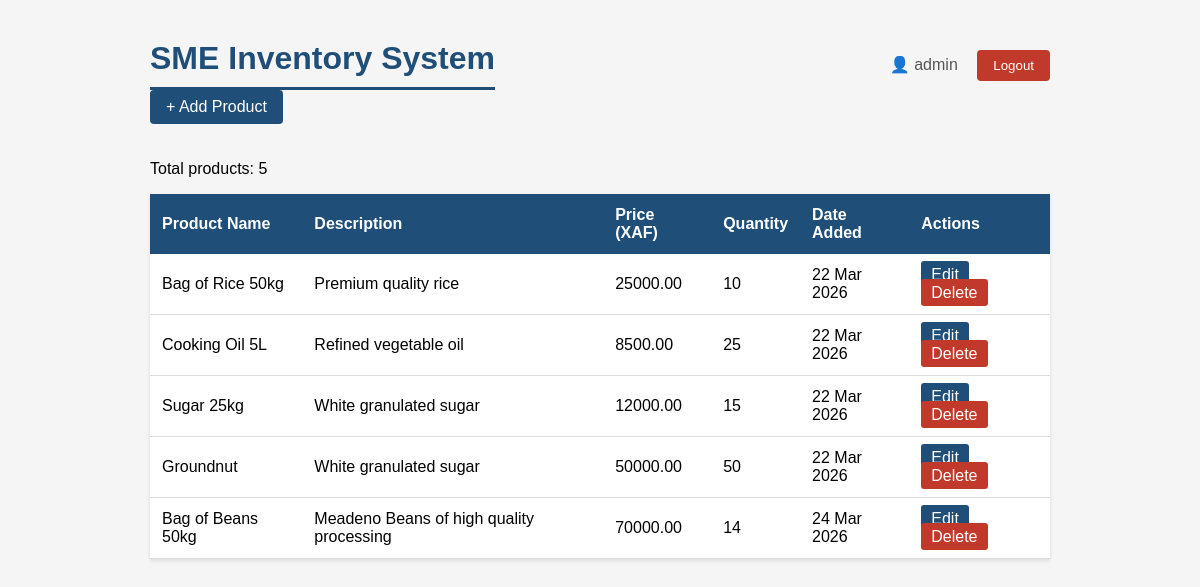
The app's page / (signed in) with its own data.
### inventory/models.py (models this page shows, shortened)
class Product(models.Model):
    name = models.CharField(max_length=200)
    description = models.TextField(blank=True)
    price = models.DecimalField(max_digits=10, decimal_places=2)
    quantity = models.IntegerField(default=0)
    date_added = models.DateTimeField(auto_now_add=True)

### inventory/views.py (the view)
# urls.py: path('', views.home, name='home'),
def home(request):
    products = Product.objects.all()
    return render(request, 'inventory/product_list.html', {'products': products})

### inventory/templates/inventory/product_list.html (shortened to what this page needs)
<!DOCTYPE html>
<html lang="en">
<head>
</head>
<body>
    <div style="display:flex;justify-content:space-between;align-items:center;">
    <h1 style="margin:0;">SME Inventory System</h1>
    <div>
        {% if user.is_authenticated %}
            <span style="margin-right:15px;color:#555;">👤 {{ user.username }}</span>
             <form method="POST" action="/accounts/logout/" style="display:inline;">
                   <button type="submit" style="background-color:#c0392b;color:white;padding:8px 16px;border-radius:4px;border:none;cursor:pointer;">Logout</button>
             </form>
        {% else %}
            <a href="/accounts/login/" style="background-color:#1F4E79;color:white;padding:8px 16px;border-radius:4px;text-decoration:none;">Login</a>
        {% endif %}
    </div>
</div>
         <a href="/add/" style="background-color:#1F4E79;color:white;padding:8px 16px;border-radius:4px;text-decoration:none;display:inline-block;margin-bottom:20px;">+ Add Product</a>
    <p>Total products: {{ products|length }}</p>
    <table>
        <thead>
            <tr>
                <th>Product Name</th>
                <th>Description</th>
                <th>Price (XAF)</th>
                <th>Quantity</th>
                <th>Date Added</th>
                <th>Actions</th>
            </tr>
        </thead>
        <tbody>
            {% for product in products %}
            <tr>
                <td>{{ product.name }}</td>
                <td>{{ product.description }}</td>
                <td>{{ product.price }}</td>
                <td>{{ product.quantity }}</td>
                <td>{{ product.date_added|date:"d M Y" }}</td>
                <td>
                    <a href="/{{ product.pk }}/edit/" style="background-color:#1F4E79;color:white;padding:5px 10px;border-radius:3px;text-decoration:none;margin-right:5px;">Edit</a>
                    <a href="/{{ product.pk }}/delete/" style="background-color:#c0392b;color:white;padding:5px 10px;border-radius:3px;text-decoration:none;">Delete</a>
                </td>
            </tr>
            {% empty %}
            <tr>
                <td colspan="5">No products found.</td>
            </tr>
            {% endfor %}
        </tbody>
    </table>
</body>
</html>

### inventory/templates/inventory/product_list.html (style rules this page uses)
body { font-family: Arial, sans-serif; max-width: 900px; margin: 40px auto; padding: 0 20px; background-color: #f5f5f5; }
h1 { color: #1F4E79; border-bottom: 3px solid #1F4E79; padding-bottom: 10px; }
table { width: 100%; border-collapse: collapse; background-color: white; box-shadow: 0 2px 4px rgba(0,0,0,0.1); }
th { background-color: #1F4E79; color: white; padding: 12px; text-align: left; }
td { padding: 12px; border-bottom: 1px solid #ddd; }

### records on screen
Product: name "Bag of Rice 50kg", description "Premium quality rice", price "25000.00", quantity "10", date_added "22 Mar 2026"
Product: name "Cooking Oil 5L", description "Refined vegetable oil", price "8500.00", quantity "25", date_added "22 Mar 2026"
Product: name "Sugar 25kg", description "White granulated sugar", price "12000.00", quantity "15", date_added "22 Mar 2026"
Product: name "Groundnut", description "White granulated sugar", price "50000.00", quantity "50", date_added "22 Mar 2026"
Product: name "Bag of Beans 50kg", description "Meadeno Beans of high quality processing", price "70000.00", quantity "14", date_added "24 Mar 2026"

### other values on screen
{{ user.username }} "admin"
{{ products|length }} "5"
